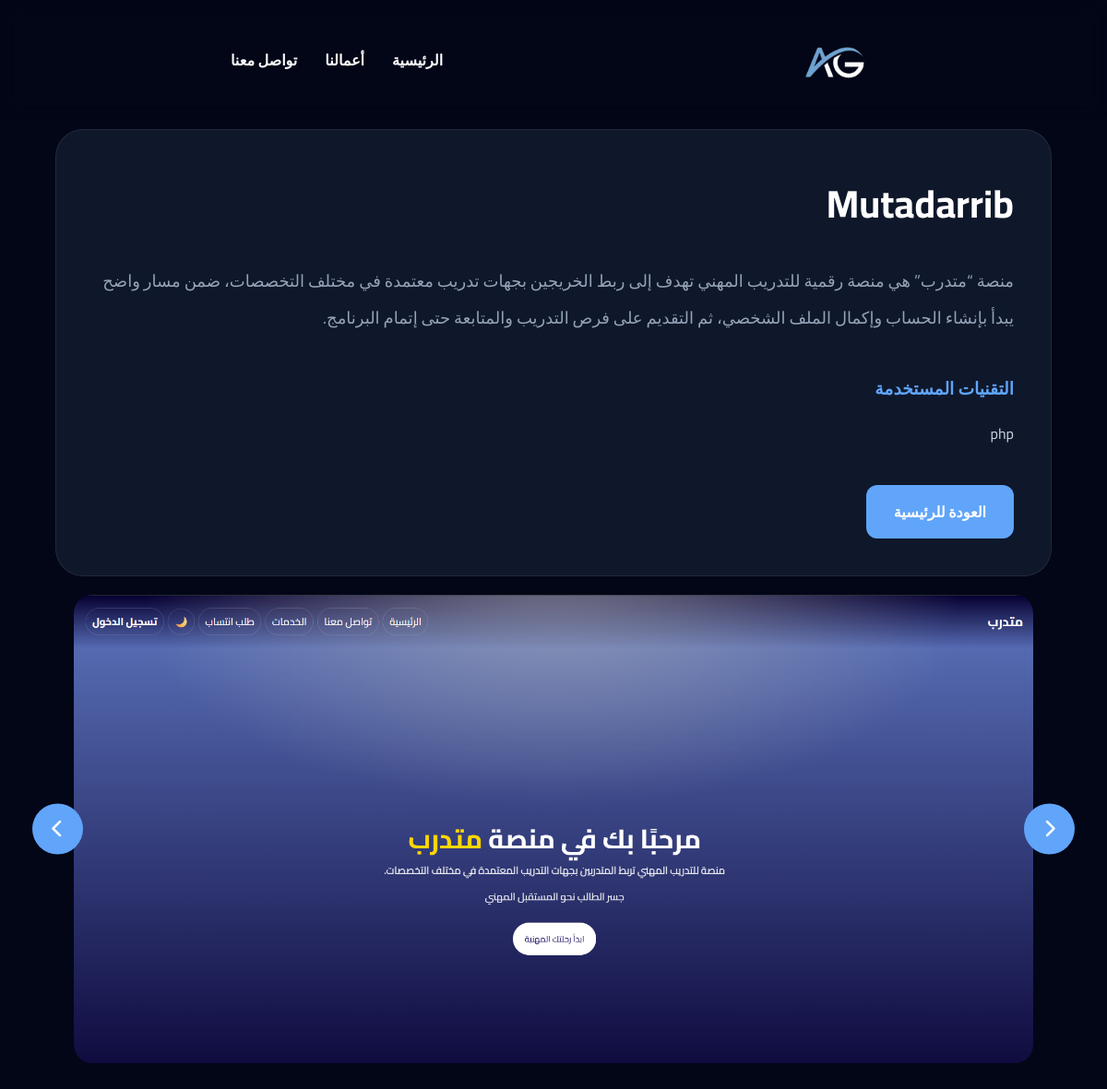
The app's page /project.php?id=4 with its own data.
### tables this page shows
CREATE TABLE `projects` (
  `id` int(11) NOT NULL,
  `title` varchar(255) NOT NULL,
  `description` text NOT NULL,
  `content` longtext NOT NULL,
  `technologies` text DEFAULT NULL,
  `created_at` timestamp NOT NULL DEFAULT current_timestamp()
);

CREATE TABLE `project_images` (
  `id` int(11) NOT NULL,
  `project_id` int(11) NOT NULL,
  `image` varchar(255) NOT NULL
);

### project.php (the view, shortened to what this page needs)
<?php
require_once 'config/db.php';
$id = $_GET['id'] ?? 0;
$stmt = $pdo->prepare("
    SELECT *
    FROM projects
    WHERE id = ?
");
$stmt->execute([$id]);
$currentProject = $stmt->fetch();
$imageStmt = $pdo->prepare("
    SELECT *
    FROM project_images
    WHERE project_id = ?
");
$imageStmt->execute([$id]);
$images = $imageStmt->fetchAll();
?>
<!DOCTYPE html>
<html lang="ar" dir="rtl">
<head>
    <link rel="stylesheet" href="https://cdnjs.cloudflare.com/ajax/libs/font-awesome/6.5.2/css/all.min.css"/>
    <link rel="stylesheet" href="assets/css/style.css">
</head>
<body>
  <header id="header">
    <div class="container">
      <nav>
        <ul class="nav-links">
                      <li><a href="index.php">الرئيسية</a></li>
                                <li><a href="projects.php">أعمالنا</a></li>
          <li><a href="contact.php">تواصل معنا</a></li>
        </ul>
        <a href="index.php" class="logo">
          <img src="assets/images/AG_Logo_RBG.png" alt="AG Solutions Logo">
        </a>
      </nav>
    </div>
  </header>
<section class="single-project">
    <div class="container">
        <div class="project-details">
            <h1>
                <?= $currentProject['title'] ?>
            </h1>
            <p class="project-description">
                <?= nl2br($currentProject['content']) ?>
            </p>
            <div class="project-tech">
                <h3>
                    التقنيات المستخدمة
                </h3>
                <p>
                    <?= $currentProject['technologies'] ?>
                </p>
            </div>
            <a href="index.php" class="btn">
                العودة للرئيسية
            </a>
        </div>
        <?php if(count($images) > 0): ?>
        <div class="slider">
            <button class="slider-btn prev">
                <i class="fa-solid fa-chevron-right"></i>
            </button>
            <div class="slides">
                <?php foreach($images as $image): ?>
                    <div class="slide">
                        <img
                            src="<?= $image['image'] ?>"
                            alt="<?= $currentProject['title'] ?>"
                        >
                    </div>
                <?php endforeach; ?>
            </div>
            <button class="slider-btn next">
                <i class="fa-solid fa-chevron-left"></i>
            </button>
        </div>
        <?php endif; ?>
    </div>
</section>
</body>
</html>

### assets/css/style.css (style rules this page uses)
* { margin: 0; padding: 0; box-sizing: border-box; scroll-behavior: smooth; }
:root { --primary: #60a5fa; --secondary: #0f172a; --background: #020617; --card: #0f172a; --text: #f8fafc; --gray: #94a3b8; --border: rgba(255,255,255,0.08); }
body { font-family: 'Cairo', sans-serif; background: var(--background); color: var(--text); overflow-x: hidden; }
a { text-decoration: none; color: inherit; }
ul { list-style: none; }
.container { width: 90%; max-width: 1300px; margin: auto; }
section { padding: 100px 0; }
header { position: fixed; width: 100%; top: 0; left: 0; z-index: 1000; transition: 0.3s; backdrop-filter: blur(12px); border-bottom: 1px solid transparent; }
nav { display: flex; justify-content: space-around; align-items: center; padding: 20px 0; }
.logo { display: flex; align-items: center; display: flex; align-items: center; gap: 12px; font-size: 28px; font-weight: 800; }
.logo img { width: 90px; object-fit: contain; }
.nav-links { display: flex; align-items: center; gap: 35px; }
.nav-links a { transition: 0.3s; color: var(--gray); font-weight: 600; }
.btn { background: var(--primary); color: white; padding: 14px 30px; border-radius: 12px; display: inline-block; transition: 0.3s; font-weight: 700; border: none; cursor: pointer; }
.logo { order: 1; }
.nav-links { display: flex; align-items: center; gap: 30px; list-style: none; order: 2; }
.nav-links a { text-decoration: none; color: #fff; font-weight: 600; }
* { margin:0; padding:0; box-sizing:border-box; }
body { font-family:'Cairo',sans-serif; background:#020617; color:#fff; }
.container { width:90%; max-width:1200px; margin:auto; }
section { padding:100px 0; }
h1 { font-size:50px; margin-bottom:25px; }
.single-project { padding:120px 0; }
.slider { position:relative; margin-bottom:50px; }
.slides { display:flex; border-radius:30px; }
.slide { min-width:100%; display: flex; justify-content:center; align-items:center; padding:20px; }
.slide img { width:auto; max-width:100%; height:auto; max-height:900px; object-fit:contain; border-radius:20px; display:block; }
.slider-btn { position:absolute; top:50%; transform:translateY(-50%); width:55px; height:55px; border:none; border-radius:50%; background:#60a5fa; color:white; cursor:pointer; font-size:20px; z-index:10; }
.slider-btn.prev { right:-25px; }
.slider-btn.next { left:-25px; }
.project-details { background:#0f172a; padding:40px; border-radius:30px; border:1px solid rgba(255,255,255,0.08); margin-top: 20px; }
.project-details h1 { font-size:42px; margin-bottom:25px; }
.project-description { color:#94a3b8; line-height:2.2; margin-bottom:40px; font-size:18px; }
.project-tech { margin-bottom:40px; }
.project-tech h3 { margin-bottom:15px; color:#60a5fa; }
.project-tech p { color:#cbd5e1; line-height:2; }
.prev { right:20px; }
.next { left:20px; }

### records on screen
projects: title "Mutadarrib", content "منصة “متدرب” هي منصة رقمية للتدريب المهني تهدف إلى ربط الخريجين بجهات تدريب معتمدة في مختلف التخصصات، ضمن مسار واضح يبدأ بإنشاء الحساب وإكمال الملف الشخصي، ثم التقديم على فرص التدريب والمتابعة حتى إتمام البرنامج.", technologies "php"
project_images: image+project (picture)
